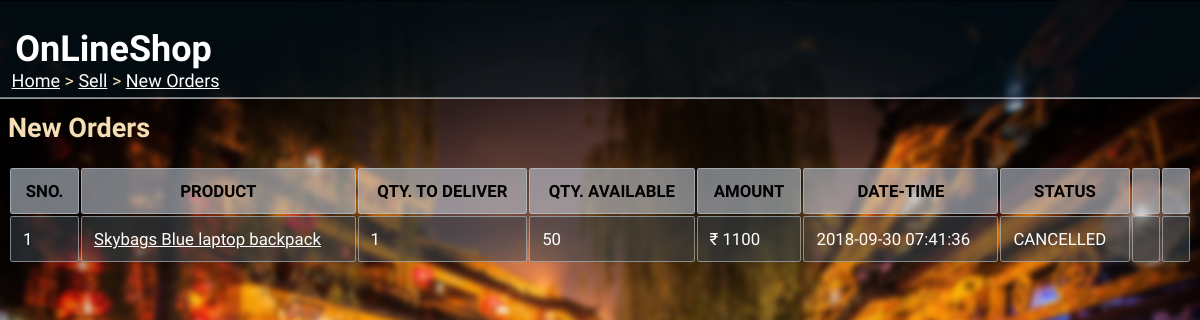
Before: /sell/neworders/ (signed in) with the older database file.
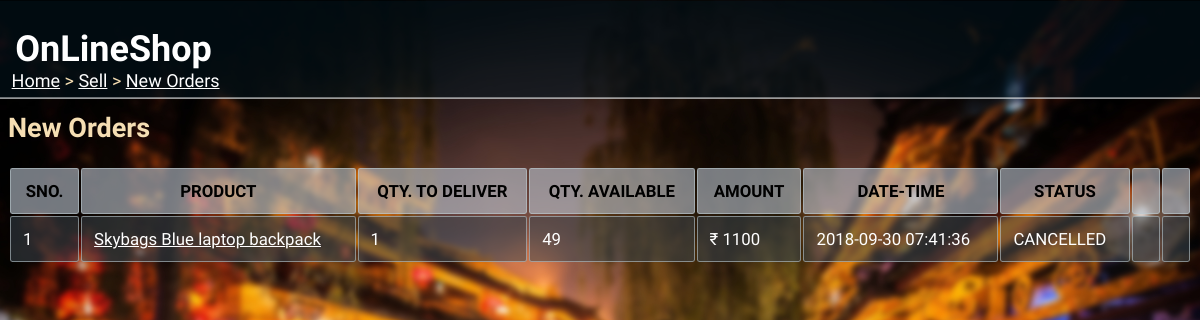
After: the same page with the newer database file.
### tables this page shows
CREATE TABLE orders(
orderID varchar(10) PRIMARY KEY,
custID REFERENCES customer(custID),
prodID REFERENCES product(prodID),
quantity integer check(quantity>=1),
date datetime not null,
cost_price decimal(9,2) NOT NULL,
sell_price decimal(9,2) NOT NULL,
status varchar(15) NOT NULL,
CHECK (cost_price < sell_price )
);

CREATE TABLE product(
prodID varchar(10) PRIMARY KEY,
name varchar(30) NOT NULL,
quantity integer CHECK(quantity>=0) NOT NULL,
category varchar(30) NOT NULL ,
cost_price decimal(9,2) NOT NULL,
sell_price decimal(9,2) NOT NULL,
description varchar(100),
sellID varchar(10) REFERENCES seller (sellID),
CHECK (sell_price>cost_price)
);

### __init__.py (the view)
@app.route("/sell/neworders/")
def new_orders():
    if 'userid' not in session:
        return redirect(url_for('home'))
    if session['type']=="Customer":
        abort(403)
    res = sell_orders(session['userid'])
    return render_template('new_orders.html', orders=res)

### dbaccess.py (called while the page is built)
def sell_orders(sellID):
    conn = sqlite3.connect('onlineshop.db')
    cur = conn.cursor()
    a = cur.execute(""" SELECT o.orderID, o.prodID, p.name, o.quantity, p.quantity, o.cost_price, o.date, o.status
                        FROM orders o JOIN product p
                        WHERE o.prodID=p.prodID AND p.sellID=? AND o.status!='RECIEVED'
                        ORDER BY o.date DESC """, (sellID,))
    res = [i for i in a]
    conn.close()
    return res

### templates/new_orders.html (shortened to what this page needs)
<html>
<head>
  <link rel="stylesheet" href="{{url_for('static', filename='main.css')}}">
</head>
<body>
  <div class="sticky">
    <h1>OnLineShop</h1>
  </div>
  <div class="nav">
    <p><a href="/">Home</a> > <a href="/sell">Sell</a> > <a href="">New Orders</a></p>
  </div>
  <h2>New Orders</h2>
  {% if orders|length==0 %}
  <p>You have new orders right now.</p>
  {% else %}
  <table>
    <tr>
      <th>SNO.</th><th>PRODUCT</th><th>QTY. TO DELIVER</th>
      <th>QTY. AVAILABLE</th><th>AMOUNT</th><th>DATE-TIME</th><th>STATUS</th><th></th><th></th>
    </tr>
    {% set cnt={'val':1} %}
    {% for i in orders %}
    <tr>
      <td>{{cnt['val']}}</td><td><a href="/viewproduct/{{i[1]}}">{{i[2]}}</a></td><td>{{i[3]}}</td><td>{{i[4]}}</td>
      <td>₹ {{i[5]}}</td><td>{{i[6]}}</td><td>{{i[7]}}</td>
      {% if i[7]=="PLACED" %}
      {% if i[3]<=i[4] %}
      <td><p class="press"><a href="/dispatch/{{i[0]}}">Dispatch Order</a></p></td>
      {% else %}
      <td>Insufficient Stock</td>
      {% endif %}
      <td><p class="press"><a href="/cancel/{{i[0]}}">Cancel Order</a></p></td>
      {% else %}
      <td></td><td></td>
      {% endif %}
    </tr>
    {% endfor %}
  </table>
  {% endif %}
</body>
</html>

Changed rows visible on the page:
changed through a linked row, orders "CANCELLED": quantity "50" → "49"
